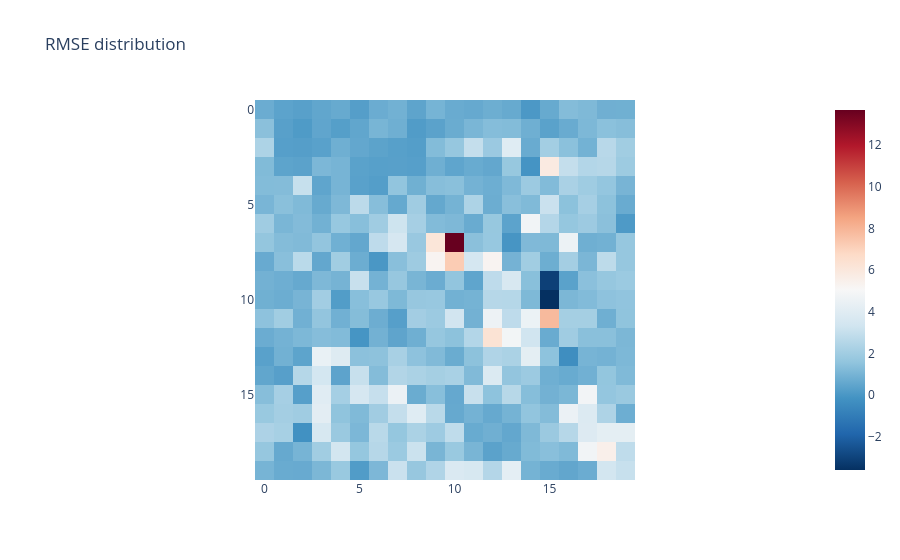

Write notebook code for a chart like this one.
### Code cell
fig = px.imshow(n_bicubic_rmse[4, :, 0].reshape(20, 20).cpu() - n_rmse[4, :, 0].reshape(20, 20).cpu(), 
                color_continuous_scale = 'RdBu_r',
                # DEFAULT for matrices: only tensor because of conversion
                origin = "upper", title = "RMSE distribution")
fig.show()

### Figure 1 — Plotly figure (JSON) as saved in the notebook; plotly's stock layout.template omitted (floating-point values rounded to 4 significant figures; data arrays with more than 128 entries replaced by an {"elided": "..."} marker saying what was removed)
{"data": [{"coloraxis": "coloraxis", "hovertemplate": "x: %{x}<br>y: %{y}<br>color: %{z}<extra></extra>", "name": "0", "type": "heatmap", "xaxis": "x", "yaxis": "y", "z": {"elided": "20x20 float values"}}], "layout": {"coloraxis": {"colorscale": [[0, "rgb(5,48,97)"], [0.1, "rgb(33,102,172)"], [0.2, "rgb(67,147,195)"], [0.3, "rgb(146,197,222)"], [0.4, "rgb(209,229,240)"], [0.5, "rgb(247,247,247)"], [0.6, "rgb(253,219,199)"], [0.7, "rgb(244,165,130)"], [0.8, "rgb(214,96,77)"], [0.9, "rgb(178,24,43)"], [1, "rgb(103,0,31)"]]}, "title": {"text": "RMSE distribution"}, "xaxis": {"anchor": "y", "constrain": "domain", "domain": [0, 1], "scaleanchor": "y"}, "yaxis": {"anchor": "x", "autorange": "reversed", "constrain": "domain", "domain": [0, 1]}}}
